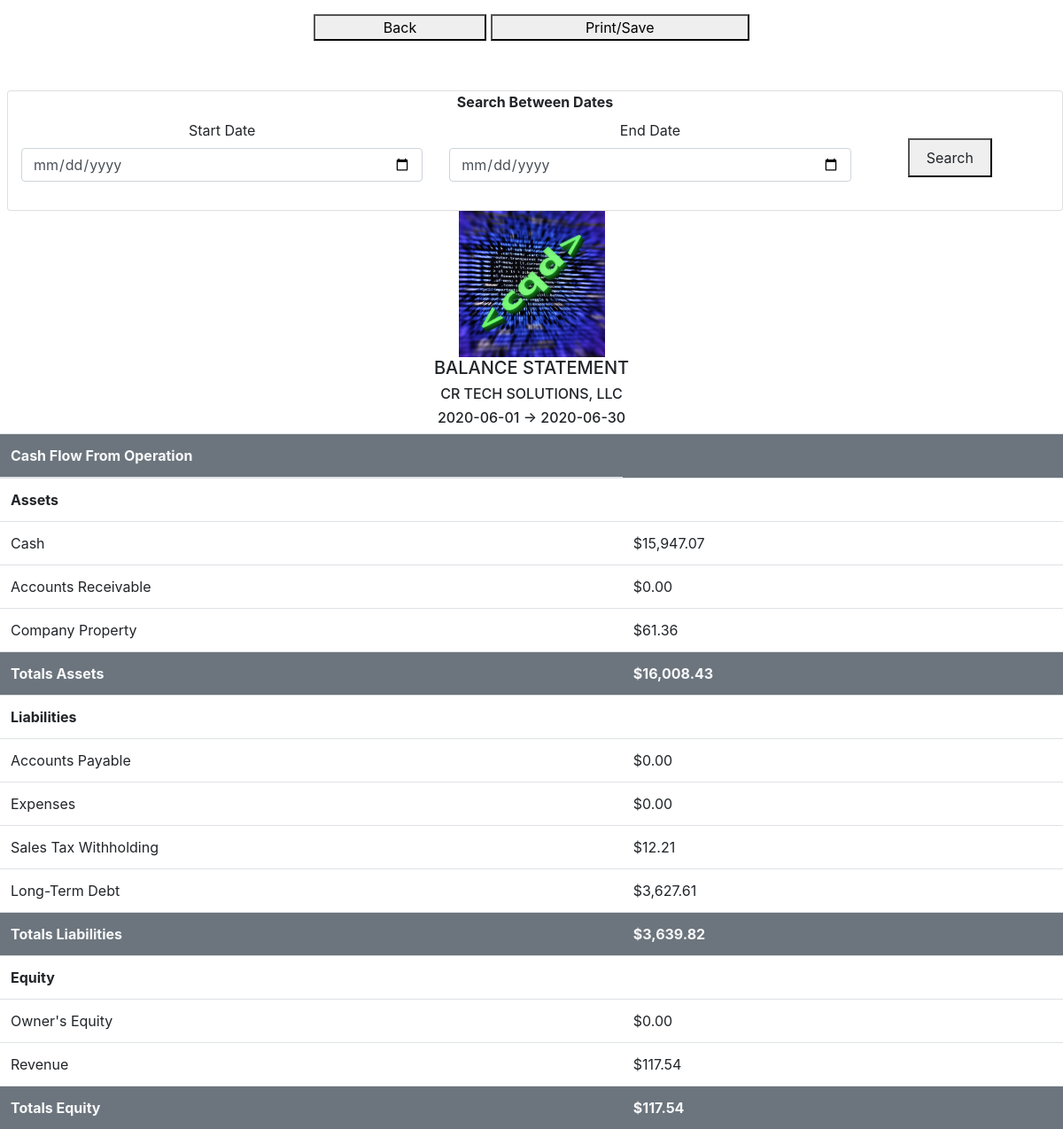
The app's page /statements/balance_statement (signed in) with its own data.
### flow/models.py (models this page shows, shortened)
class usersTable(db.Model, UserMixin):
    id = db.Column(db.Integer, primary_key=True)
    fname = db.Column(db.String(255), nullable=False)
    lname = db.Column(db.String(255), nullable=False)
    email = db.Column(db.String(255), unique=True, nullable=False)
    username = db.Column(db.String(255), unique=True, nullable=False)
    password = db.Column(db.String(255), nullable=False)
    joined = db.Column(db.Date, nullable=False)
    businessname = db.Column(db.String(255), nullable=False)
    businessnumber = db.Column(db.String(255), nullable=False)
    businessaddress = db.Column(db.String(255), nullable=False)
    businesscity = db.Column(db.String(255), nullable=False)
    businessstate = db.Column(db.String(50))
    businesszip = db.Column(db.Integer)
    businesswebsite = db.Column(db.String(255))
    fiscalyearstart = db.Column(db.Date, nullable=False)
    fiscalyearend = db.Column(db.Date, nullable=False)
    businesslogo = db.Column(db.String(255), nullable=False)
    member = db.Column(db.Boolean, nullable = False)
    lastpaydate = db.Column(db.Date)
    subuser = db.relationship('subuserTable', backref='user', lazy=True)
    account = db.relationship('accountTable', backref='user', lazy=True)
    vendor = db.relationship('vendorTable', backref='user', lazy=True)
    customer = db.relationship('customerTable', backref='user', lazy=True)
    debt = db.relationship('debtTable', backref='user', lazy=True)
    investment = db.relationship('investmentTable', backref='user', lazy=True)

### flow/views_statements.py (the view)
@app.route('/statements/balance_statement', methods=['GET'])
@login_required
def balanceStatement():
    form = StatementFormRange()
    try:
        fisc = usersTable.query.filter(usersTable.id == current_user.id).first()
    except(AttributeError, SQLAlchemy.exc.OperationalError):
        fisc = usersTable.query.filter(usersTable.id == current_user.id).first()
    def findbalance(userid):
        try:
            balance = bankTable.query.filter(bankTable.userid == userid).first()
        except(AttributeError, SQLAlchemy.exc.OperationalError):
            balance = bankTable.query.filter(bankTable.userid == userid).first()
        return '{}'.format(balance.bankbalance)
    def findsalestax(userid):
        try:
            tran = transactionTable.query.filter(transactionTable.userid == userid).filter(transactionTable.transactiontype == 'Income').filter(transactionTable.transactiondate >= fisc.fiscalyearstart).filter(transactionTable.transactiondate <= fisc.fiscalyearend)
        except(AttributeError, SQLAlchemy.exc.OperationalError):
            tran = transactionTable.query.filter(transactionTable.userid == userid).filter(transactionTable.transactiontype == 'Income').filter(transactionTable.transactiondate >= fisc.fiscalyearstart).filter(transactionTable.transactiondate <= fisc.fiscalyearend)
        salestax = 0
        for trans in tran:
            salestax += trans.salestax
        return salestax
    def findfiscalstart(userid):
        try:
            fisc = usersTable.query.filter(usersTable.id == userid).first()
        except(AttributeError, SQLAlchemy.exc.OperationalError):
            fisc = usersTable.query.filter(usersTable.id == userid).first()
        return '{}'.format(fisc.fiscalyearstart)
    def findfiscalend(userid):
        try:
            fisc = usersTable.query.filter(usersTable.id == userid).first()
        except(AttributeError, SQLAlchemy.exc.OperationalError):
            fisc = usersTable.query.filter(usersTable.id == userid).first()
        return '{}'.format(fisc.fiscalyearend)
    def findexpenses(userid):
        try:
            user = usersTable.query.filter(usersTable.id == userid).first()
            exps = transactionTable.query.filter(transactionTable.userid == userid).filter(transactionTable.transactiondate >= user.fiscalyearstart).filter(transactionTable.transactiondate <= user.fiscalyearend).filter(transactionTable.transactiontype == 'Expense').all()
        except(AttributeError, SQLAlchemy.exc.OperationalError):
            user = usersTable.query.filter(usersTable.id == userid).first()
            exps = transactionTable.query.filter(transactionTable.userid == userid).filter(transactionTable.transactiondate >= user.fiscalyearstart).filter(transactionTable.transactiondate <= user.fiscalyearend).filter(transactionTable.transactiontype == 'Expense').all()
        expenses = 0
        for exp in exps:
            expenses += exp.totalamount
        return expenses
    def findrevenue(userid):
        try:
            user = usersTable.query.filter(usersTable.id == userid).first()
            revs = transactionTable.query.filter(transactionTable.userid == userid).filter(transactionTable.transactiondate >= user.fiscalyearstart).filter(transactionTable.transactiondate <= user.fiscalyearend).filter(transactionTable.transactiontype == 'Income').all()
        except(AttributeError, SQLAlchemy.exc.OperationalError):
            user = usersTable.query.filter(usersTable.id == userid).first()
            revs = transactionTable.query.filter(transactionTable.userid == userid).filter(transactionTable.transactiondate >= user.fiscalyearstart).filter(transactionTable.transactiondate <= user.fiscalyearend).filter(transactionTable.transactiontype == 'Income').all()
        revenue = 0
        for rev in revs:
            revenue += rev.totalamount
        return revenue
    def finddebt(userid):
        try:
            user = usersTable.query.filter(usersTable.id == userid).first()
            debts = debtTable.query.filter(debtTable.userid == userid).filter(debtTable.debtamount > 0).all()
        except(AttributeError, SQLAlchemy.exc.OperationalError):
            user = usersTable.query.filter(usersTable.id == userid).first()
            debts = debtTable.query.filter(debtTable.userid == userid).filter(debtTable.debtamount > 0).all()
        ltd = 0
        for debt in debts:
            ltd += debt.debtamount
        return ltd
    def addproperty(userid):
        try:
            props = propertyTable.query.filter(propertyTable.userid == userid).all()
        except(AttributeError, SQLAlchemy.exc.OperationalError):
            props = propertyTable.query.filter(propertyTable.userid == userid).all()
        propvalue = 0
        l_date = date.today()
        for prop in props:
            salvageamount = prop.propertycost * .1
            f_date = prop.propertydate
            delta = l_date - f_date
            diff = delta.days
            years = diff/365
            eol = years/prop.propertylife
            if eol >= 1:
                propvalue = propvalue + (prop.propertycost * .1)
            else:
                salamt = prop.propertycost - salvageamount
                yearlypercentage = 1/prop.propertylife
                yearlydepreciation = salamt * yearlypercentage
                depreciation = yearlydepreciation * years
                propvalue = propvalue + (prop.propertycost - depreciation)
        return Decimal(propvalue).quantize(add2)
    def addaccountreceivable(userid):
        try:
            user = usersTable.query.filter(usersTable.id == userid).first()
            acc = accountsReceivableTable.query.filter(accountsReceivableTable.userid == userid).filter(accountsReceivableTable.duedate >= user.fiscalyearstart).filter(accountsReceivableTable.duedate <= user.fiscalyearend).all()
        except(AttributeError, SQLAlchemy.exc.OperationalError):
            user = usersTable.query.filter(usersTable.id == userid).first()
            acc = accountsReceivableTable.query.filter(accountsReceivableTable.userid == userid).filter(accountsReceivableTable.duedate >= user.fiscalyearstart).filter(accountsReceivableTable.duedate <= user.fiscalyearend).all()
        receivables = 0
        for accs in acc:
            receivables += accs.totalamount
        return receivables
    def addaccountpayable(userid):
        try:
            user = usersTable.query.filter(usersTable.id == userid).first()
            acc = accountsPayableTable.query.filter(accountsPayableTable.userid == userid).filter(accountsPayableTable.duedate >= user.fiscalyearstart).filter(accountsPayableTable.duedate <= user.fiscalyearend).all()
        except(AttributeError, SQLAlchemy.exc.OperationalError):
            user = usersTable.query.filter(usersTable.id == userid).first()
            acc = accountsPayableTable.query.filter(accountsPayableTable.userid == userid).filter(accountsPayableTable.duedate >= user.fiscalyearstart).filter(accountsPayableTable.duedate <= user.fiscalyearend).all()
        payables = 0
        for accs in acc:
            payables += accs.totalamount
        return payables
    def findequity(userid):
        try:
            user = usersTable.query.filter(usersTable.id == userid).first()
            inv = investmentTable.query.filter(investmentTable.userid == userid).filter(investmentTable.investmentdate >= user.fiscalyearstart).filter(investmentTable.investmentdate <= user.fiscalyearend).all()
        except(AttributeError, SQLAlchemy.exc.OperationalError):
            user = usersTable.query.filter(usersTable.id == userid).first()
            inv = investmentTable.query.filter(investmentTable.userid == userid).filter(investmentTable.investmentdate >= user.fiscalyearstart).filter(investmentTable.investmentdate <= user.fiscalyearend).all()
        equity = 0
        for invs in inv:
            equity += invs.investmentamount
        return equity
    add2 = Decimal(10) ** -2
    balance = findbalance(current_user.id)
    bankbalance = Decimal(balance).quantize(add2)
    stax = findsalestax(current_user.id)
    fiscalstart = findfiscalstart(current_user.id)
    fiscalend = findfiscalend(current_user.id)
    expense = findexpenses(current_user.id)
    revenue = findrevenue(current_user.id)
    accrec = addaccountreceivable(current_user.id)
    accpay = addaccountpayable(current_user.id)
    props = addproperty(current_user.id)
    debt = finddebt(current_user.id)
    equity = findequity(current_user.id)
    datestart = fiscalstart
    dateend = fiscalend
    cash = Decimal(bankbalance).quantize(add2)
    accountsreceivable = Decimal(accrec).quantize(add2)
    propertyvalue = Decimal(props).quantize(add2)
    assetstotal = Decimal(float(cash) + float(propertyvalue) + float(accountsreceivable)).quantize(add2)
    accountspayable = Decimal(accpay).quantize(add2)
    expenses = Decimal(expense).quantize(add2)
    salestaxwithholding = Decimal(stax).quantize(add2)
    longtermdebt = Decimal(debt).quantize(add2)
    totalliabilities = Decimal(accountspayable + expenses + salestaxwithholding + longtermdebt).quantize(add2)
    ownersequity = Decimal(equity).quantize(add2)
    revenuetotal = Decimal(revenue).quantize(add2)
    totalequity = Decimal((ownersequity + revenuetotal)).quantize(add2)
    return render_template('/statements/balance_statement.html', datestart = datestart, dateend = dateend, businessname = (current_user.businessname).upper(),
                           cash = "{:,}".format(cash), accountsreceivable = "{:,}".format(accountsreceivable), assetstotal = "{:,}".format(assetstotal), accountspayable = "{:,}".format(accountspayable),
                           expenses = "{:,}".format(expenses), salestaxwithholding = "{:,}".format(salestaxwithholding), longtermdebt = "{:,}".format(longtermdebt),
                           totalliabilities = "{:,}".format(totalliabilities), ownersequity = "{:,}".format(ownersequity), revenuetotal = "{:,}".format(revenuetotal),
                           propertyvalue = "{:,}".format(propertyvalue), totalequity = "{:,}".format(totalequity), form=form)

### flow/forms.py
class StatementFormRange(FlaskForm):
    rangestart = DateField('Start Date', validators=[InputRequired()])
    rangeend = DateField('End Date', validators=[InputRequired()])
    submit = SubmitField('Search')

### flow/models.py (called while the page is built)
@login_manager.user_loader
def load_user(userid):
    return usersTable.query.get(userid)

### flow/templates/statements/balance_statement.html (shortened to what this page needs)
{% extends "statements/statement_template.html" %}
{% import "bootstrap/wtf.html" as wtf %}
{% block content %}
<form method="GET" action="{{url_for('balanceStatementAdjusted')}}" class="mt-5 ml-2">
  <div class="card">
      <div class="form-group">
          <div class="text-center">
              <label for="betweenDates col-12"><b>Search Between Dates</b></label>
          </div>
          <div class="col-12 row text-center">
              <div class="col-5 mx-auto my-auto">
                  {{ wtf.form_field(form.rangestart) }}
              </div>
              <div class="col-5 mx-auto my-auto">
                  {{ wtf.form_field(form.rangeend) }}
              </div>
              <div class="col-2 mx-auto my-auto">
                  <button class="h-50 mx-auto">{{ wtf.form_field(form.submit) }}</button>
              </div>
          </div>
      </div>
  </div>
</form>
</div>
<div class="col-12 h-100" id="content">
    <div class="col-12 no-gutters">
        <div class="col-12 text-center">
            <img src="{{ url_for('static', filename='business_logos/' + current_user.businesslogo) }}" alt=""
                class="col-2">
            <h5>BALANCE STATEMENT</h5>
            <h6>{{ businessname }}</h6>
            <h6>{{ datestart }} -> {{ dateend }}</h6>
        </div>
    </div>
    <table class="table col-12">
        <thead class="">
            <tr class="text-light bg-secondary">
                <th scope="col">Cash Flow From Operation</th>
                <td></td>
                <td></td>
                <td></td>
            </tr>
        </thead>
        <tbody>
            <tr>
                <th scope="row">Assets</th>
                <td></td>
                <td></td>
                <td></td>
            </tr>
            <tr>
                <td>Cash</td>
                <td>${{ cash }}</td>
                <td></td>
                <td></td>
            </tr>
            <tr>
                <td>Accounts Receivable</td>
                <td>${{ accountsreceivable }}</td>
                <td></td>
                <td></td>
            </tr>
            <tr>
                <td>Company Property</td>
                <td>${{propertyvalue}}</td>
                <td></td>
                <td></td>
            </tr>
            <tr class="text-light bg-secondary">
                <th scope="row">Totals Assets</th>
                <th scope="row">${{ assetstotal }}</th>
                <td></td>
                <td></td>
            </tr>
            <tr>
                <th scope="row">Liabilities</th>
                <td></td>
                <td></td>
                <td></td>
            </tr>
            <tr>
                <td>Accounts Payable</td>
                <td>${{ accountspayable }}</td>
                <td></td>
                <td></td>
            </tr>
            <tr>
                <td>Expenses</td>
                <td>${{ expenses }}</td>
                <td></td>
                <td></td>
            </tr>
            <tr>
                <td>Sales Tax Withholding</td>
                <td>${{ salestaxwithholding }}</td>
                <td></td>
                <td></td>
            </tr>
            <tr>
                <td>Long-Term Debt</td>
                <td>${{ longtermdebt }}</td>
                <td></td>
                <td></td>
            </tr>
            <tr class="text-light bg-secondary">
                <th scope="row">Totals Liabilities</th>
                <th scope="row">${{ totalliabilities }}</th>
                <td></td>
                <td></td>
            </tr>
            <tr>
                <th scope="row">Equity</th>
                <td></td>
                <td></td>
                <td></td>
            </tr>
            <tr>
                <td>Owner's Equity</td>
                <td>${{ ownersequity }}</td>
                <td></td>
                <td></td>
            </tr>
            <tr>
                <td>Revenue</td>
                <td>${{ revenuetotal }}</td>
                <td></td>
                <td></td>
            </tr>
            <tr class="text-light bg-secondary">
                <th scope="row">Totals Equity</th>
                <th scope="row">${{ totalequity }}</th>
                <td></td>
                <td></td>
            </tr>
        </tbody>
    </table>
</div>
{% endblock %}

### records on screen
usersTable: businesslogo (picture), businessname "CR TECH SOLUTIONS, LLC"

### other values on screen
{{ datestart }} "2020-06-01"
{{ dateend }} "2020-06-30"
{{ cash }} "15,947.07"
{{ accountsreceivable }} "0.00"
{{ propertyvalue }} "61.36"
{{ assetstotal }} "16,008.43"
{{ accountspayable }} "0.00"
{{ expenses }} "0.00"
{{ salestaxwithholding }} "12.21"
{{ longtermdebt }} "3,627.61"
{{ totalliabilities }} "3,639.82"
{{ ownersequity }} "0.00"
{{ revenuetotal }} "117.54"
{{ totalequity }} "117.54"
